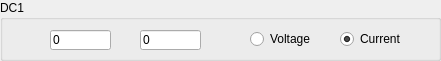
  <widget class="QGroupBox" name="groupBox_4">
   <property name="enabled">
    <bool>true</bool>
   </property>
   <property name="geometry">
    <rect>
     <x>260</x>
     <y>60</y>
     <width>441</width>
     <height>61</height>
    </rect>
   </property>
   <property name="title">
    <string>DC1</string>
   </property>
   <widget class="QLineEdit" name="lineEdit_29">
    <property name="geometry">
     <rect>
      <x>50</x>
      <y>30</y>
      <width>61</width>
      <height>20</height>
     </rect>
    </property>
    <property name="text">
     <string>0</string>
    </property>
   </widget>
   <widget class="QLineEdit" name="lineEdit_30">
    <property name="geometry">
     <rect>
      <x>140</x>
      <y>30</y>
      <width>61</width>
      <height>20</height>
     </rect>
    </property>
    <property name="text">
     <string>0</string>
    </property>
   </widget>
   <widget class="QRadioButton" name="radioButton">
    <property name="geometry">
     <rect>
      <x>250</x>
      <y>30</y>
      <width>73</width>
      <height>18</height>
     </rect>
    </property>
    <property name="text">
     <string>Voltage</string>
    </property>
   </widget>
   <widget class="QRadioButton" name="radioButton_2">
    <property name="geometry">
     <rect>
      <x>340</x>
      <y>30</y>
      <width>73</width>
      <height>18</height>
     </rect>
    </property>
    <property name="text">
     <string>Current</string>
    </property>
    <property name="checked">
     <bool>true</bool>
    </property>
   </widget>
  </widget>
